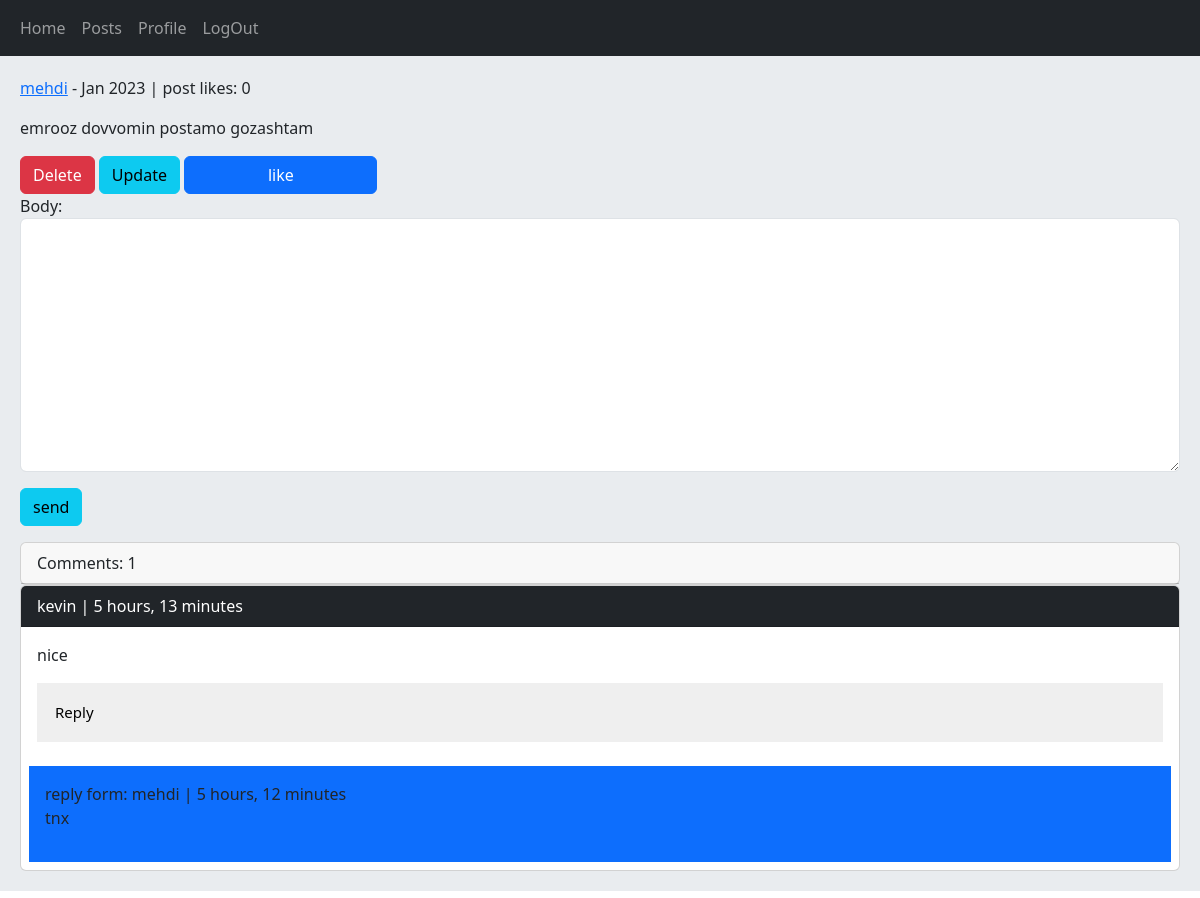
The page /post/8/emrooz-dovvomin-postamo-gozash/ (signed in) on the database its author committed.
### posts/models.py (models this page shows, shortened)
class Post(models.Model):
    user = models.ForeignKey(User, on_delete=models.CASCADE, related_name='posts')
    body = models.TextField()
    slug = models.SlugField()
    created = models.DateTimeField(auto_now_add=True)
    updated = models.DateTimeField(auto_now=True)
    class Meta:
        ordering = ('-updated',)
    def likes_count(self):
        return self.plikes.count()
    def user_can_like(self, user):
        user_like = user.ulikes.filter(post=self)
        if user_like.exists():
            return True
        return False

class Comment(models.Model):
    user = models.ForeignKey(User, on_delete=models.CASCADE, related_name='ucomments')
    post = models.ForeignKey(Post, on_delete=models.CASCADE, related_name='pcomments')
    reply = models.ForeignKey('self', on_delete=models.CASCADE, related_name='rcomments',
                                blank=True, null=True)
    is_reply = models.BooleanField(default=False)
    body = models.TextField(max_length=500)
    created = models.DateTimeField(auto_now_add=True)
    class Meta:
        ordering = ('-created',)

### posts/views.py (the view, shortened to what this page needs)
# urls.py: path('<int:post_id>/<slug:post_slug>/', views.PostDetailView.as_view(), name='post_detail'),
class PostDetailView(View):
    form_class = CommentCreateForm
    form_class_reply = CommentReplyForm
    def setup(self, request, *args, **kwargs):
        self.post_instance = get_object_or_404(Post, id=kwargs['post_id'], slug=kwargs['post_slug'])
        return super().setup(request, *args, **kwargs)
    def get(self, request, *args, **kwargs):
        comments = self.post_instance.pcomments.filter(is_reply=False)
        can_like = False
        if request.user.is_authenticated and self.post_instance.user_can_like(request.user):
            can_like = True
        return render(request, 'posts/post_detail.html', {
            'post':self.post_instance,
            'comments':comments,
            'form':self.form_class,
            'form_reply':self.form_class_reply,
            'can_like':can_like,
            })

### posts/templates/posts/post_detail.html (shortened to what this page needs)
{% extends '_base.html' %}
{% block content %}
    <p><a href="{% url 'accounts:user_profile' post.user.id %}">{{ post.user.username }}</a> - {{ post.updated|date:"M Y" }} | post likes: {{ post.likes_count }}</p>
    <p>{{ post.body }}</p>
    {% if request.user.id == post.user.id %}
        <a href="{% url 'posts:post_delete' post.id %}" class="btn btn-danger">Delete</a>
        <a href="{% url 'posts:post_update' post.id %}" class="btn btn-info">Update</a>
    {% endif %}
    {% if request.user.is_authenticated %}
        {% if can_like %}
            <a href="{% url 'posts:post_like' post.id %}" class="btn btn-danger col-md-2">dislike</a>
        {% else %}
            <a href="{% url 'posts:post_like' post.id %}" class="btn btn-primary col-md-2">like</a>
        {% endif %}
        <form action="" method="post">
                {{ form.as_p }}
            <input type="submit" value="send" class="btn btn-info mb-3">
        </form>
    {% else %}
        <p class="aler alert-danger">Only logged in users can leave comment.</p>
    {% endif %}
    <div class="card">
        <p class="card-header">Comments: {{ comments.count }}</p>
    </div>
    {% for comment in comments %}
        <div class="card">
            <p class="card-header bg-dark text-white">{{ comment.user }} | {{ comment.created|timesince }}</p>
            <div class="card-body">
                <p>{{ comment.body }}</p>
                {% if request.user.is_authenticated %}
                    <button class="collapsible">Reply</button>
                {% endif %}
            </div>
            {% with replies=comment.rcomments.all %}
                {% for reply in replies %}
                    <div class="bg-primary p-3 m-2">
                        <p>reply form: {{ reply.user }} | {{ reply.created|timesince }} <br> {{ reply.body }}</p>
                    </div>
                {% endfor %}
            {% endwith %}
        </div>
    {% empty %}
        <p>No comments yet!</p>
    {% endfor %}
{% endblock content %}

### templates/_base.html (style rules this page uses)
.collapsible { color: dark; cursor: pointer; padding: 18px; width: 100%; border: none; text-align: left; outline: none; font-size: 15px; }

### rows shown on the page
Post: user.username "mehdi", updated "Jan 2023", likes_count "0", body "emrooz dovvomin postamo gozashtam"
Comment: user "kevin", created "5 hours, 13 minutes", body "nice"
Comment: user "mehdi", created "5 hours, 12 minutes", body "tnx"

### other values the page prints
{{ comments.count }} "1"
